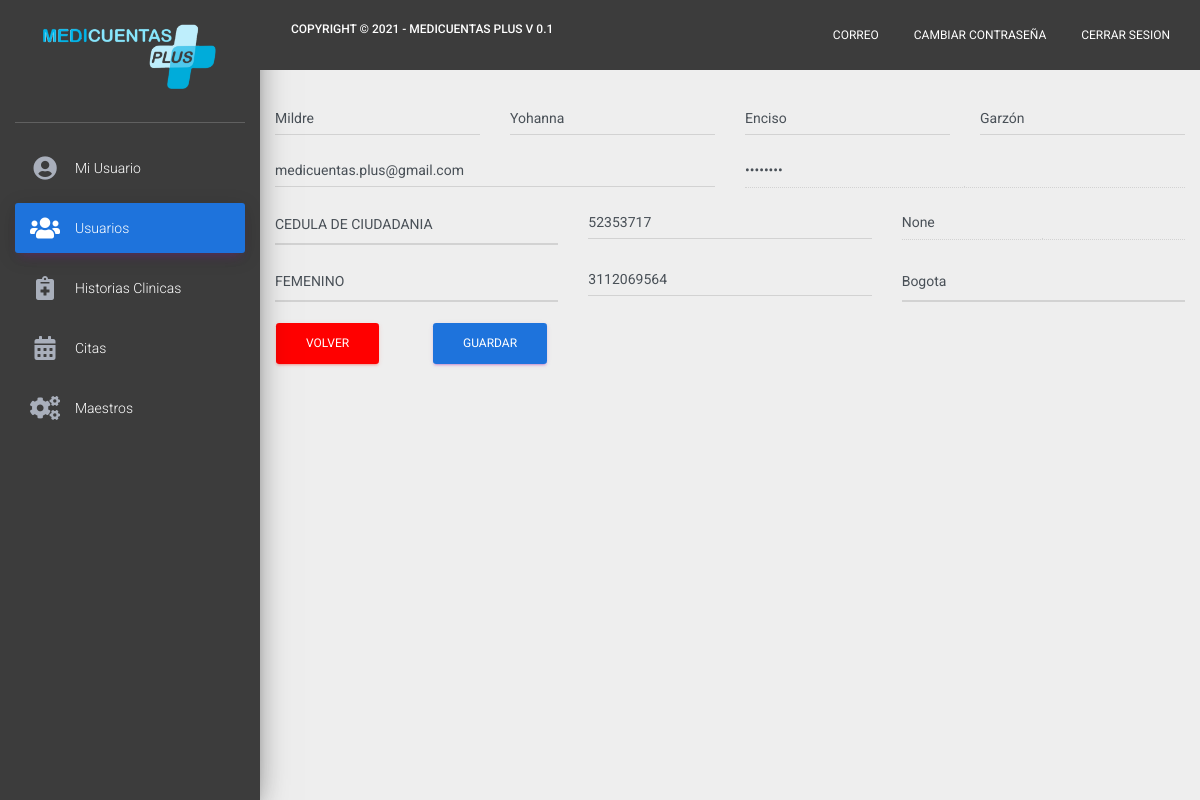
The app's page /usuarios/editar/12 (signed in) with its own data.
### modelos/models.py (models this page shows)
class Usuario(models.Model):
    primernombre = models.CharField(max_length=1000, blank=True, null=True)
    segundonombre = models.CharField(max_length=1000, blank=True, null=True)
    primerapellido = models.CharField(max_length=1000, blank=True, null=True)
    segundoapellido = models.CharField(max_length=1000, blank=True, null=True)
    usuario = models.CharField(max_length=1000, blank=True, null=True)
    clave = models.TextField(blank=True, null=True)
    tipodocumento= models.CharField(max_length=1000, blank=True, null=True)
    numerodocumento= models.CharField(max_length=1000, blank=True, null=True)
    fechanacimiento = models.DateField(blank=True, null=True)
    edad = models.CharField(max_length=100, blank=True, null=True)
    numerotelefono = models.IntegerField( blank=True, null=True)
    ciudad = models.ForeignKey(Ciudad, on_delete=models.CASCADE,blank=True, null=True)
    especialidad = models.ForeignKey(Especialidad, on_delete=models.CASCADE,blank=True, null=True)
    rol = models.CharField(max_length=500, blank=True , null=True)
    asistente = models.CharField(max_length=500, blank=True, null= True)
    permisoscomentario = models.CharField(max_length=100, blank=True, null= True)
    sexo = models.CharField(max_length=500, blank=True, null= True)
    consultorio = models.CharField(max_length=500, blank=True, null= True)
    estado = models.CharField(max_length=500, blank=True, null= True)

class Ciudad(models.Model):
    ciudad = models.CharField(max_length=1000, blank=True, null=True)

### modelos/views.py (the view)
# urls.py: path('usuarios/editar/<int:iduser>',editarusuarios),
def editarusuarios(request, iduser):
    if request.session.get('validar') == False:
        return redirect('/')
    else:
        if request.session.get('user'):
            asistente = []
            asistentes = []
            usuario = Usuario.objects.get(id=request.session.get('user'))
            if usuario.rol == "Administrador":
                tipodocumento = ["CEDULA DE CIUDADANIA","CEDULA DE EXTRANJERIA","TARJETA DE IDENTIDAD","REGISTRO CIVIL","PASAPORTE","MENOR SIN IDENTIFICACION","ADULTO SIN IDENTIDAD"]
                sexo = ["MASCULINO","FEMENINO"]
                if request.method == "POST":
                    editusuario = Usuario.objects.get(id=iduser)
                    editusuario.segundonombre = request.POST.get("segundoN")
                    editusuario.primerapellido = request.POST.get("primerA")
                    editusuario.segundoapellido = request.POST.get("segundoA")
                    editusuario.tipodocumento = request.POST.get("tipdoc")
                    editusuario.sexo = request.POST.get("sexo")
                    editusuario.telefono = request.POST.get("telefono")
                    editusuario.numerodocumento = request.POST.get("numerodoc")
                    ciudad = Ciudad.objects.get(id = request.POST.get("ciudad"))
                    editusuario.ciudad = ciudad
                    if editusuario.rol == "Prestador":
                        especialidad = Especialidad.objects.get(id = request.POST.get("especialidad"))
                        editusuario.especialidad = especialidad
                        editusuario.consultorio = request.POST.get("consultorio")
                        editusuario.asistente = request.POST.get("asistente")
                    elif editusuario.rol == "Asistente":
                        if Usuario.objects.filter(asistente=editusuario.primernombre+"-"+editusuario.usuario).exists():
                            pres = Usuario.objects.get(asistente=editusuario.primernombre+"-"+editusuario.usuario)
                            pres.asistente = request.POST.get("primerN")+"-"+request.POST.get("correo")
                            pres.save()
                    editusuario.primernombre = request.POST.get("primerN")
                    editusuario.usuario = request.POST.get("correo")
                    editusuario.save()
                    return redirect('/usuarios')
                else:
                    if Usuario.objects.filter(rol="Asistente").exists():
                        asistentes = Usuario.objects.filter(rol="Asistente")
                    especialidad = Especialidad.objects.all()
                    ciudad = Ciudad.objects.all()
                    useredit = Usuario.objects.get(id=iduser)
                    return render(request,"editarusuarios.html",{"usuario":usuario,"useredit":useredit,"asistente":asistentes,"especialidad":especialidad,"ciudad":ciudad,"tipodocumento":tipodocumento,"sexo":sexo,"sesion":request.session.get('validar')})
            else:
                return redirect('/dashboard')
        else:
            return redirect('/')

### modelos/templates/editarusuarios.html (shortened to what this page needs)
<!doctype html>
<html lang="en">
{% load static %}
<head>
    <link rel="stylesheet" href="https://maxcdn.bootstrapcdn.com/font-awesome/latest/css/font-awesome.min.css">
    <link rel="stylesheet" href="https://use.fontawesome.com/releases/v5.7.0/css/all.css"
>
    <link href="https://cdn.jsdelivr.net/npm/bootstrap@5.1.1/dist/css/bootstrap.min.css" rel="stylesheet"
>
    <link href="{% static 'css/material-dashboard.css' %}" rel="stylesheet" />
</head>
<body>
    <div class="wrapper ">
        <div class="sidebar" data-color="purple" data-background-color="white">
            <div class="logo" style="background-color: #3c3c3c;">
                <a href="" class="simple-text logo-mini">
                    <img src="{% static 'imagenes/logo1.png'%}" style=" width: 70%; margin-bottom: 10px" />
                </a>
            </div>
            <div class="sidebar-wrapper" style="background-color: #3c3c3c !important;">
                <ul class="nav">
                    <li class="nav-item">
                        <a class="nav-link" style="color: #fff;" href="/dashboard">
                            <i class="fas fa-user-circle"></i>
                            <p>Mi Usuario</p>
                        </a>
                    </li>
                    <li class="nav-item active">
                        <a class="nav-link" href="/usuarios" style="background-color: #1e73dc !important;">
                            <i class="fas fa-users"></i>
                            <p>Usuarios</p>
                        </a>
                    </li>
                    <li class="nav-item">
                        <a class="nav-link" href="/historiasclinicas" style="color: #fff;">
                            <i class="fas fa-notes-medical"></i>
                            <p>Historias Clinicas</p>
                        </a>
                    </li>
                    <li class="nav-item">
                        <a class="nav-link" href="/citas" style="color: #fff;">
                            <i class="fas fa-calendar-alt"></i>
                            <p>Citas</p>
                        </a>
                    </li>
                    <li class="nav-item">
                        <a class="nav-link" href="/maestros" style="color: #fff;">
                            <i class="fas fa-cogs"></i>
                            <p>Maestros</p>
                        </a>
                    </li>
                </ul>
            </div>
        </div>
        <div class="main-panel">
            <nav class="navbar navbar-expand-lg navbar-transparent navbar-absolute fixed-top"
                style="background-color: #3c3c3c !important; color: #fff !important;">
                <div class="container-fluid">
                    <div class="navbar-wrapper">
                        <a class="navbar-brand" href="javascript:;">
                            <h6>Copyright © 2021 - Medicuentas Plus V 0.1</h6>
                        </a>
                    </div>
                    <div class="collapse navbar-collapse justify-content-end">
                        <ul class="navbar-nav">
                            <li class="nav-item">
                                <a class="nav-link" href="javascript:;">
                                    Correo
                                </a>
                            </li>
                            <li class="nav-item">
                                <a class="nav-link" href="/cambioclave/{{usuario.id}}">
                                    Cambiar Contraseña
                                </a>
                            </li>
                            <li class="nav-item">
                                <a class="nav-link" href="/logout">
                                    Cerrar Sesion
                                </a>
                            </li>
                        </ul>
                    </div>
                </div>
            </nav>
            <div class="content">
                <div>
                    <form class="row g-3" method="POST" action="/usuarios/editar/{{useredit.id}}">
                        <div class="col-md-3">
                            <input type="text" class="form-control" value="{{useredit.primernombre}}" id="validationDefault01" name="primerN" placeholder="Primer Nombre" required>
                        </div>
                        <div class="col-md-3">
                            <input type="text" class="form-control" id="validationDefault02" value="{{useredit.segundonombre}}" name="segundoN" placeholder="Segundo Nombre" >
                        </div>
                        <div class="col-md-3">
                            <input type="text" value="{{useredit.primerapellido}}"  class="form-control" id="validationDefault01" name="primerA" placeholder="Primer Apellido"  required>
                        </div>
                        <div class="col-md-3">
                            <input type="text" value="{{useredit.segundoapellido}}" class="form-control" id="validationDefault02" name="segundoA" placeholder="Segundo Apellido" required>
                        </div>
                        <div class="col-md-6">
                            <div class="input-group">
                                <input type="email" value="{{useredit.usuario}}" name="correo" class="form-control" id="validationDefaultUsername"
                                    aria-describedby="inputGroupPrepend2" placeholder="Correo" required>
                            </div>
                        </div>
                        <div class="col-md-6">
                            <div class="input-group">
                                <input type="password" value="{{useredit.clave}}" disabled name="clave" class="form-control" id="validationDefaultUsername"
                                    aria-describedby="inputGroupPrepend2" placeholder="Contraseña" min="10" required>
                            </div>
                        </div>
                        <div class="col-md-4">
                            <select class="form-control" name="tipdoc" required>
                              <option value="{{useredit.tipodocumento}}">{{useredit.tipodocumento}}</option>
                            </select>
                        </div>
                        <div class="col-md-4">
                            <div class="input-group">
                                <input type="text" value="{{useredit.numerodocumento}}" name="numerodoc" class="form-control" id="validationDefaultUsername"
                                    aria-describedby="inputGroupPrepend2" placeholder="Numero Documento" required>
                            </div>
                        </div>
                        <div class="col-md-4">
                            <div class="input-group">
                                <input type="text" value="{{useredit.fechanacimiento}}" disabled name="fecha" class="form-control" id="validationDefaultUsername"
                                    aria-describedby="inputGroupPrepend2" placeholder="Fecha Nacimiento" required>
                            </div>
                        </div>
                        <div class="col-md-4">
                            <select class="form-control" name="sexo" required>
                              <option selected value="{{useredit.sexo}}">{{useredit.sexo}}</option>
                            </select>
                        </div>
                        <div class="col-md-4">
                            <div class="input-group">
                                <input type="number" value="{{useredit.numerotelefono}}" name="telefono" class="form-control" id="validationDefaultUsername"
                                    aria-describedby="inputGroupPrepend2" placeholder="No Telefono">
                            </div>
                        </div>
                        <div class="col-md-4">
                            <select class="form-control" name="ciudad" required>
                                <option selected value="{{useredit.ciudad.id}}">{{useredit.ciudad.ciudad}}</option>
                            </select>
                        </div>
                        <div class="col-2">
                            <a  href="/usuarios" class="btn btn-danger" style="background-color: red !important;" type="submit">Volver</a>
                        </div>
                        <div class="col-10">
                            <button class="btn btn-primary" style="background-color: #1e73dc !important;" type="submit">Guardar</button>
                        </div>
                    </form>
                </div>
            </div>
        </div>
    </div>
</body>
</html>

### records on screen
Usuario: primerN "Mildre", segundoN "Yohanna", primerA "Enciso", segundoA "Garzón", correo "medicuentas.plus@gmail.com", tipdoc "CEDULA DE CIUDADANIA", numerodoc "52353717", fecha "None", sexo "FEMENINO", telefono "3112069564", ciudad "Bogota"
